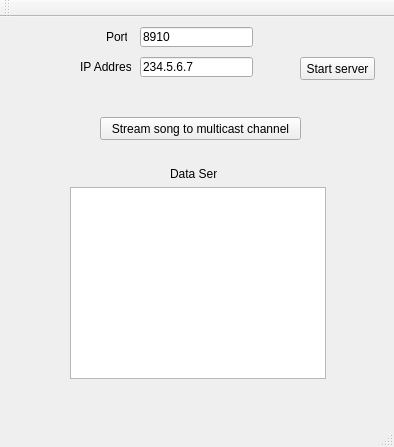
<?xml version="1.0" encoding="UTF-8"?>
<ui version="4.0">
 <class>MainWindow</class>
 <widget class="QMainWindow" name="MainWindow">
  <property name="geometry">
   <rect>
    <x>0</x>
    <y>0</y>
    <width>394</width>
    <height>447</height>
   </rect>
  </property>
  <property name="windowTitle">
   <string>MainWindow</string>
  </property>
  <widget class="QWidget" name="centralWidget">
   <widget class="QLineEdit" name="editPort">
    <property name="geometry">
     <rect>
      <x>140</x>
      <y>10</y>
      <width>113</width>
      <height>20</height>
     </rect>
    </property>
    <property name="text">
     <string>8910</string>
    </property>
   </widget>
   <widget class="QLabel" name="labelPort">
    <property name="geometry">
     <rect>
      <x>106</x>
      <y>10</y>
      <width>21</width>
      <height>20</height>
     </rect>
    </property>
    <property name="text">
     <string>Port</string>
    </property>
   </widget>
   <widget class="QLineEdit" name="editIpAddr">
    <property name="geometry">
     <rect>
      <x>140</x>
      <y>40</y>
      <width>113</width>
      <height>20</height>
     </rect>
    </property>
    <property name="text">
     <string>234.5.6.7</string>
    </property>
   </widget>
   <widget class="QLabel" name="labelIpAddr">
    <property name="geometry">
     <rect>
      <x>80</x>
      <y>40</y>
      <width>51</width>
      <height>20</height>
     </rect>
    </property>
    <property name="text">
     <string>IP Address</string>
    </property>
   </widget>
   <widget class="QPushButton" name="buttonStart">
    <property name="geometry">
     <rect>
      <x>300</x>
      <y>40</y>
      <width>75</width>
      <height>23</height>
     </rect>
    </property>
    <property name="text">
     <string>Start server</string>
    </property>
   </widget>
   <widget class="QTextBrowser" name="textBrowser">
    <property name="geometry">
     <rect>
      <x>70</x>
      <y>170</y>
      <width>256</width>
      <height>192</height>
     </rect>
    </property>
   </widget>
   <widget class="QLabel" name="textDataSent">
    <property name="geometry">
     <rect>
      <x>170</x>
      <y>150</y>
      <width>47</width>
      <height>13</height>
     </rect>
    </property>
    <property name="text">
     <string>Data Sent</string>
    </property>
   </widget>
   <widget class="QPushButton" name="buttonMulticast">
    <property name="geometry">
     <rect>
      <x>100</x>
      <y>100</y>
      <width>201</width>
      <height>23</height>
     </rect>
    </property>
    <property name="text">
     <string>Stream song to multicast channel</string>
    </property>
   </widget>
  </widget>
  <widget class="QMenuBar" name="menuBar">
   <property name="geometry">
    <rect>
     <x>0</x>
     <y>0</y>
     <width>394</width>
     <height>21</height>
    </rect>
   </property>
  </widget>
  <widget class="QToolBar" name="mainToolBar">
   <attribute name="toolBarArea">
    <enum>TopToolBarArea</enum>
   </attribute>
   <attribute name="toolBarBreak">
    <bool>false</bool>
   </attribute>
  </widget>
  <widget class="QStatusBar" name="statusBar"/>
 </widget>
 <layoutdefault spacing="6" margin="11"/>
 <resources/>
 <connections/>
</ui>
